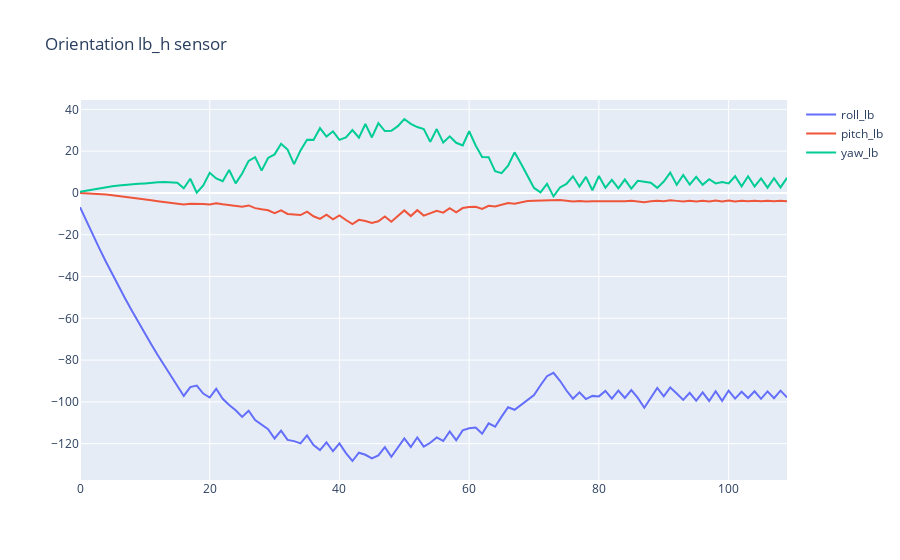

This figure's notebook cell:
### Code cell
test_plot_r = pd.read_csv('D:/Thesis/dataset/lifting_orientation_1_0.csv')
test_plot = test_plot_r

def preprocessing_dataset(dataset):
    df = dataset.drop(columns = "Unnamed: 0")
    df.columns = ["roll_bt","pitch_bt","yaw_bt",
                  "roll_bb","pitch_bb","yaw_bb",
                  "roll_lt","pitch_lt","yaw_lt",
                  "roll_lb","pitch_lb","yaw_lb",
                  "roll_rt","pitch_rt","yaw_rt",
                  "roll_rb","pitch_rb","yaw_rb"
                 ]
    return df
test_plot_1 = preprocessing_dataset(test_plot)


bt_h = ["roll_bt","pitch_bt","yaw_bt"]
bb_h = ["roll_bb","pitch_bb","yaw_bb"]
lt_h = [ "roll_lt","pitch_lt","yaw_lt"]
lb_h = ["roll_lb","pitch_lb","yaw_lb"]
rt_h =["roll_rt","pitch_rt","yaw_rt"]
rb_h = [ "roll_rb","pitch_rb","yaw_rb"]
                 
name_sensor_plot = 'lb_h'

orientation_bt_test= test_plot_1[bt_h]
orientation_bb_test= test_plot_1[bb_h]
orientation_lt_test= test_plot_1[lt_h]
orientation_lb_test= test_plot_1[lb_h]
orientation_rt_test= test_plot_1[rt_h]
orientation_rb_test= test_plot_1[rb_h]

show_plot(orientation_lb_test,f'Orientation {name_sensor_plot} sensor')


# plt.figure
# plt.plot(orientation_lb_test.index, orientation_lb_test["roll_lb"], 'b', alpha=0.75)
# plt.plot(orientation_lb_test.index, frame['pitch'], 'r', orientation_lb_test.index,  orientation_lb_test["yaw_lb"], 'g')
# plt.legend(('roll', 'pitch', 'yaw'), loc='best')
# plt.grid(True)
# plt.show()
